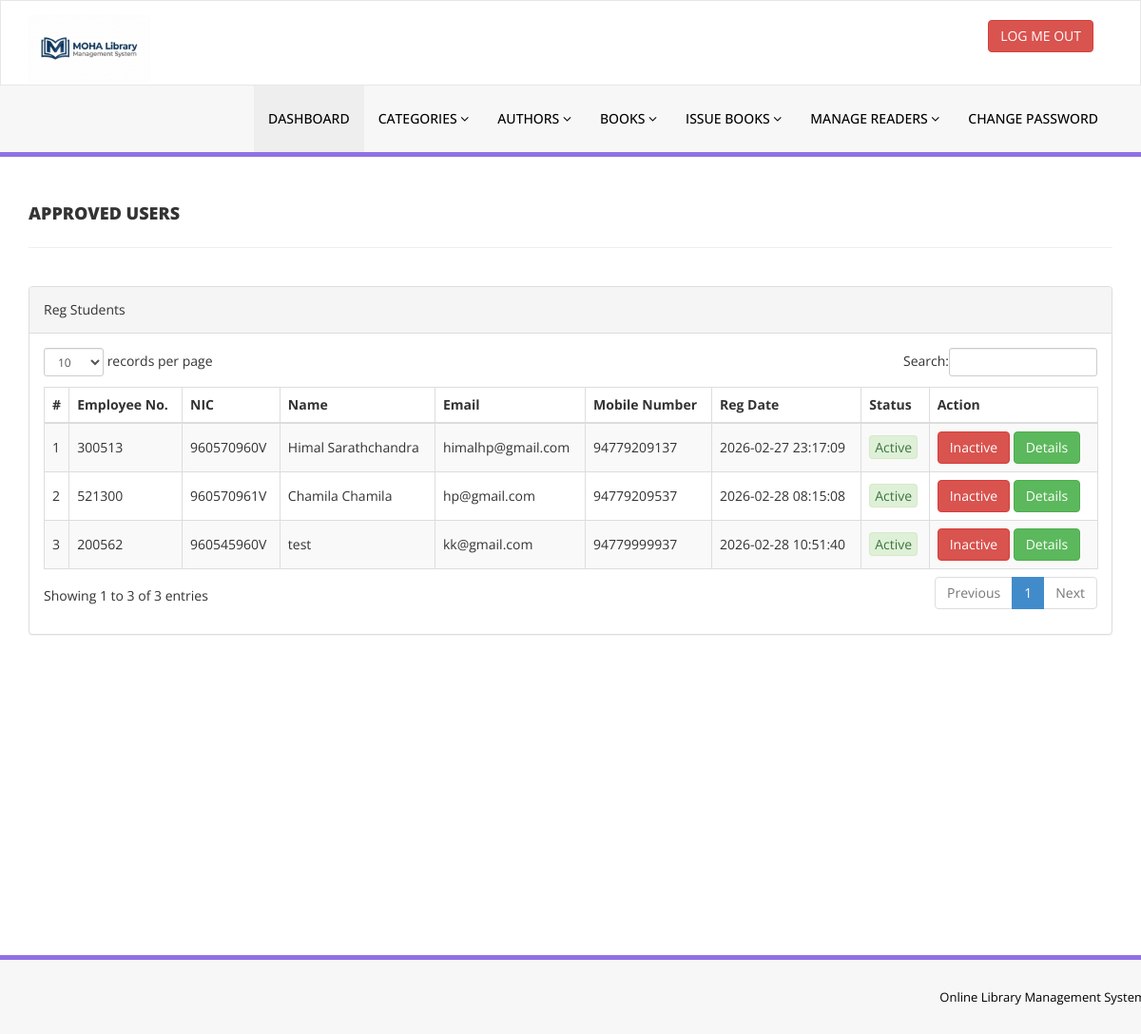
The page /admin/reg-users.php (signed in) on the database its author committed.
### tables this page shows
CREATE TABLE `tblstudents` (
  `id` int(11) NOT NULL,
  `NIC` varchar(100) DEFAULT NULL,
  `EmpNo` varchar(100) DEFAULT NULL,
  `FullName` varchar(120) DEFAULT NULL,
  `EmailId` varchar(120) DEFAULT NULL,
  `MobileNumber` char(11) DEFAULT NULL,
  `Password` varchar(120) DEFAULT NULL,
  `Status` int(1) DEFAULT NULL,
  `approval` int(1) DEFAULT NULL,
  `RegDate` timestamp NULL DEFAULT current_timestamp(),
  `UpdationDate` timestamp NULL DEFAULT NULL ON UPDATE current_timestamp()
);

### admin/reg-users.php (the view, shortened to what this page needs)
<?php
include('includes/config.php');
if(strlen($_SESSION['alogin'])==0)
    {
header('location:index.php');
}
else{
    ?>
<!DOCTYPE html>
<html xmlns="http://www.w3.org/1999/xhtml">
<head>
    <link href="assets/css/bootstrap.css" rel="stylesheet" />
    <link href="assets/css/font-awesome.css" rel="stylesheet" />
    <link href="assets/js/dataTables/dataTables.bootstrap.css" rel="stylesheet" />
    <link href="assets/css/style.css" rel="stylesheet" />
</head>
<body>
<?php include('includes/header.php');?>
    <div class="content-wrapper">
         <div class="container">
        <div class="row pad-botm">
            <div class="col-md-12">
                <h4 class="header-line">Approved Users</h4>
    </div>
        </div>
            <div class="row">
                <div class="col-md-12">
                    <div class="panel panel-default">
                        <div class="panel-heading">
                          Reg Students
                        </div>
                        <div class="panel-body">
                            <div class="table-responsive">
                                <table class="table table-striped table-bordered table-hover" id="dataTables-example">
                                    <thead>
                                        <tr>
                                            <th>#</th>
                                            <th>Employee No.</th>
                                            <th>NIC</th>
                                            <th>Name</th>
                                            <th>Email</th>
                                            <th>Mobile Number</th>
                                            <th>Reg Date</th>
                                            <th>Status</th>
                                            <th>Action</th>
                                        </tr>
                                    </thead>
                                    <tbody>
<?php $sql = "SELECT * from tblstudents where `Approval` = 1 ORDER BY `Status` ASC;";
$query = $dbh -> prepare($sql);
$query->execute();
$results=$query->fetchAll(PDO::FETCH_OBJ);
$cnt=1;
if($query->rowCount() > 0)
{
foreach($results as $result)
{               ?>
                                        <tr class="odd gradeX">
                                            <td class="center"><?php echo htmlentities($cnt);?></td>
                                            <td class="center"><?php echo htmlentities($result->EmpNo);?></td>
                                            <td class="center"><?php echo htmlentities($result->NIC);?></td>
                                            <td class="center"><?php echo htmlentities($result->FullName);?></td>
                                            <td class="center"><?php echo htmlentities($result->EmailId);?></td>
                                            <td class="center"><?php echo htmlentities($result->MobileNumber);?></td>
                                             <td class="center"><?php echo htmlentities($result->RegDate);?></td>
                                            <td class="center"><?php if($result->Status==1)
                                            {
                                                echo ("<span style='padding: 2px 5px;' class='alert alert-success' role='alert'>Active</span>");
                                            } else {
                                                echo ("<span style='padding: 2px 5px;' class='alert alert-danger' role='alert'>Blocked</span>");
                                            }
                                            ?></td>
                                            <td class="center">
<?php if($result->Status==1)
 {?>
<a href="reg-users.php?inid=<?php echo htmlentities($result->id);?>" onclick="return confirm('Are you sure you want to block this user?');" >  <button class="btn btn-danger"> Inactive</button>
<?php } else {?>
<a href="reg-users.php?id=<?php echo htmlentities($result->id);?>" onclick="return confirm('Are you sure you want to active this user?');"><button class="btn btn-primary"> Active</button>
                                            <?php } ?>
<a href="user-history.php?NIC=<?php echo htmlentities($result->NIC);?>"><button class="btn btn-success"> Details</button>
                                            </td>
                                        </tr>
 <?php $cnt=$cnt+1;}} ?>
                                    </tbody>
                                </table>
                            </div>
                        </div>
                    </div>
                </div>
            </div>
    </div>
    </div>
  <?php include('includes/footer.php');?>
</body>
</html>
<?php } ?>

### admin/assets/css/style.css (style rules this page uses)
.content-wrapper { margin-top: 40px; min-height:800px; padding-bottom:90px; }
.header-line { font-weight:900; padding-bottom:25px; border-bottom:1px solid #eeeeee; text-transform:uppercase; }
.pad-botm { padding-bottom:30px; }
thead th { vertical-align: top !important; }
tbody td { vertical-align: middle !important; }

### rows shown on the page
tblstudents: EmpNo "300513", NIC "960570960V", FullName "Himal Sarathchandra", EmailId "himalhp@gmail.com", MobileNumber "94779209137", RegDate "2026-02-27 23:17:09", Status "Active"
tblstudents: EmpNo "521300", NIC "960570961V", FullName "Chamila Chamila", EmailId "hp@gmail.com", MobileNumber "94779209537", RegDate "2026-02-28 08:15:08", Status "Active"
tblstudents: EmpNo "200562", NIC "960545960V", FullName "test", EmailId "kk@gmail.com", MobileNumber "94779999937", RegDate "2026-02-28 10:51:40", Status "Active"
